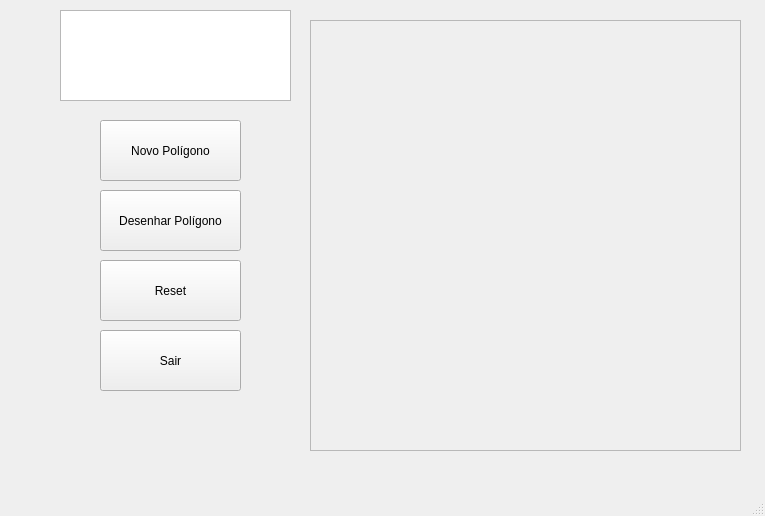
<?xml version="1.0" encoding="UTF-8"?>
<ui version="4.0">
 <class>MainWindow</class>
 <widget class="QMainWindow" name="MainWindow">
  <property name="geometry">
   <rect>
    <x>0</x>
    <y>0</y>
    <width>765</width>
    <height>516</height>
   </rect>
  </property>
  <property name="windowTitle">
   <string>MainWindow</string>
  </property>
  <widget class="QWidget" name="centralwidget">
   <widget class="QPushButton" name="btn_desenhar">
    <property name="geometry">
     <rect>
      <x>100</x>
      <y>190</y>
      <width>141</width>
      <height>61</height>
     </rect>
    </property>
    <property name="text">
     <string>Desenhar Polígono</string>
    </property>
   </widget>
   <widget class="QPushButton" name="btn_reset">
    <property name="geometry">
     <rect>
      <x>100</x>
      <y>260</y>
      <width>141</width>
      <height>61</height>
     </rect>
    </property>
    <property name="text">
     <string>Reset</string>
    </property>
   </widget>
   <widget class="QPushButton" name="btn_novoPoligono">
    <property name="geometry">
     <rect>
      <x>100</x>
      <y>120</y>
      <width>141</width>
      <height>61</height>
     </rect>
    </property>
    <property name="text">
     <string>Novo Polígono</string>
    </property>
   </widget>
   <widget class="QListWidget" name="listWidget_opcoes">
    <property name="geometry">
     <rect>
      <x>60</x>
      <y>10</y>
      <width>231</width>
      <height>91</height>
     </rect>
    </property>
   </widget>
   <widget class="QPushButton" name="btn_sair">
    <property name="geometry">
     <rect>
      <x>100</x>
      <y>330</y>
      <width>141</width>
      <height>61</height>
     </rect>
    </property>
    <property name="text">
     <string>Sair</string>
    </property>
   </widget>
   <widget class="Tela" name="Frame">
    <property name="geometry">
     <rect>
      <x>310</x>
      <y>20</y>
      <width>431</width>
      <height>431</height>
     </rect>
    </property>
    <property name="frameShape">
     <enum>QFrame::Shape::StyledPanel</enum>
    </property>
    <property name="frameShadow">
     <enum>QFrame::Shadow::Raised</enum>
    </property>
   </widget>
  </widget>
  <widget class="QMenuBar" name="menubar">
   <property name="geometry">
    <rect>
     <x>0</x>
     <y>0</y>
     <width>765</width>
     <height>21</height>
    </rect>
   </property>
  </widget>
  <widget class="QStatusBar" name="statusbar"/>
 </widget>
 <customwidgets>
  <customwidget>
   <class>Tela</class>
   <extends>QFrame</extends>
   <header location="global">tela.h</header>
   <container>1</container>
  </customwidget>
 </customwidgets>
 <resources/>
 <connections>
  <connection>
   <sender>btn_sair</sender>
   <signal>clicked()</signal>
   <receiver>MainWindow</receiver>
   <slot>close()</slot>
   <hints>
    <hint type="sourcelabel">
     <x>177</x>
     <y>367</y>
    </hint>
    <hint type="destinationlabel">
     <x>175</x>
     <y>444</y>
    </hint>
   </hints>
  </connection>
 </connections>
</ui>
